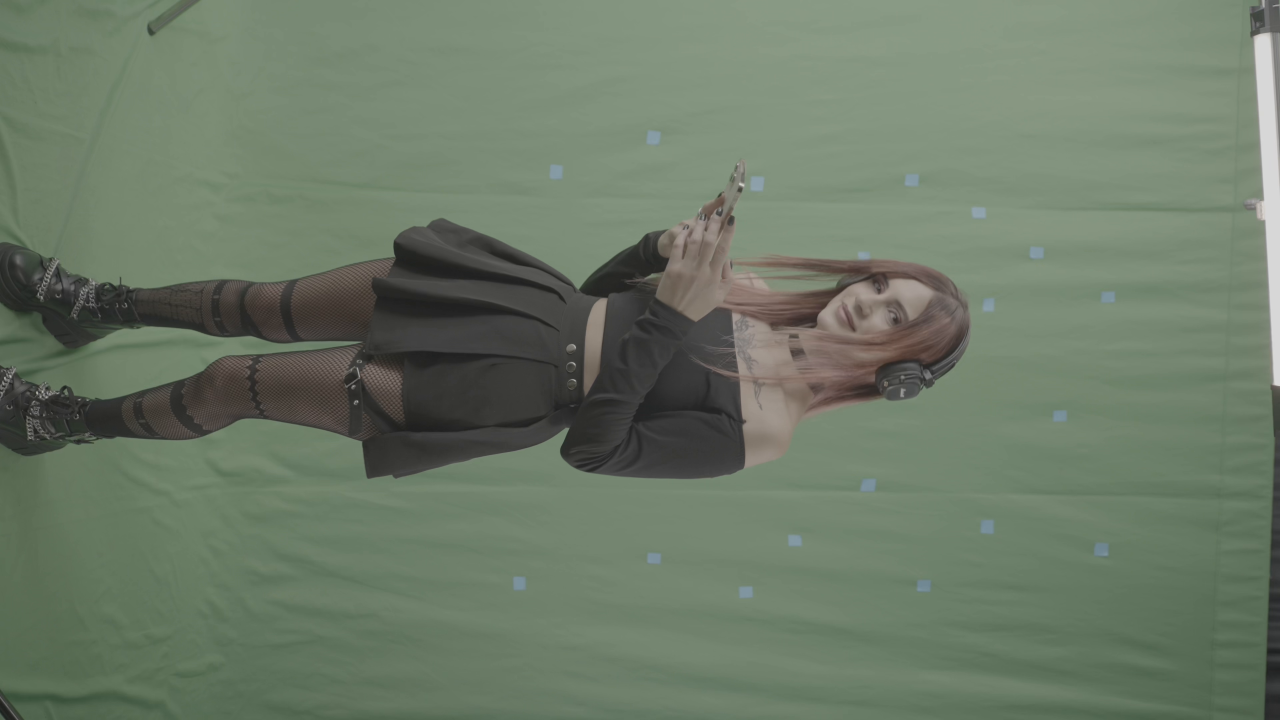
#> input picture frame 5 of rotated.mov, 3840 x 2160 px, given in place of last_version.mp4, which was not available (shown at 1/3 size)
$ python find_elements.py
#> lines starting #> are read from the running program, lines starting #| are printed output that depends on the picture; pictures that were not available may be replaced by others from this repository, and a replacement may not be noted
### iterators/video_iterator.py
import os
import cv2
from iterators.base_iterator import BaseIterator

class VideoIterator(BaseIterator):

    def __init__(self, path):
        self._file_path = path
        self._current_index = 0

        self.cap = cv2.VideoCapture(self._file_path)

        if not self.cap.isOpened():
            raise FileNotFoundError(f"Video file {self._file_path} not found or couldn't be opened.")

    def __iter__(self):
        return self

    def __next__(self):
        ret, frame = self.cap.read()
#> frame is the input picture: shape (2160, 3840, 3); mean B, G, R 103.2, 121.6, 107.9
        if not ret:
            self.cap.release()
            raise StopIteration
        return frame

### configs/elements_config.py
class ElementsConfig:
    """
        Attributes:
            skip_frames (int): Number of frames to skip before processing starts.
            zoom_speed (float): Speed at which the zoom effect is applied.
            max_zoom_factor (int): Maximum zoom factor for the zoom effect.
            contours_threshold (float): % of largest contour area, contours are sorted by size, 0.7 - 70% of largest area and above.
    """
    max_zoom_factor = 5

    def __init__(self, fps=25):
        self.skip_frames = 150 # 33-42
        self.zoom_duration = 0.5 # Zoom time in seconds
        self._fps = fps
        self.zoom_speed = self.max_zoom_factor / (self.zoom_duration * self._fps)
        self.darkening_speed = 0.1
        self.contours_threshold = 1
        self.radius_increase = 20 # The value of how much the radius will be larger than the element
        self.radius_border_color = (140, 255, 140)

        self._start_skipping = False

    @property
    def start_skipping(self):
        return self._start_skipping


    @start_skipping.setter
    def start_skipping(self, value):
        self._start_skipping = value


    @property
    def fps(self):
        return self._fps


    @fps.setter
    def fps(self, value):
        if value <= 0:
            raise ValueError("FPS must be greater than 0.")
        self._fps = value
        self._update_zoom_speed()


    def _update_zoom_speed(self):
        """Updates the zoom speed based on the current FPS and zoom duration."""
        self.zoom_speed = self.max_zoom_factor / (self.zoom_duration * self._fps)

### classes/template.py
from typing import Dict
import numpy as np

class Template:
    def __init__(self, template_path: str, resize: Dict[str, int], threshold: float = 0.8, background_hex_color: str = '',  background_color_hsv_range: Dict[str, np.ndarray] = None, form_factor: str = '', form_size: int = 10, radius_raising: bool = False, template_skip_frames: int = 0):
        self.template_path = template_path
        self.resize = resize
        self.threshold = threshold
        self.background_hex_color = background_hex_color
        self.background_color_hsv_range = background_color_hsv_range
        self.form_factor = form_factor
        self.form_size = form_size
        self.radius_raising = radius_raising
        self.template_skip_frames = template_skip_frames

        # Инициализация закрытых атрибутов состояния
        self._zoom_factor = 1.0
        self._darkness = 0.0
        self._zoom_direction = 1
        self._completed = False
        self.best_match = None
        self.best_val = 0
        self.first_initial = True

    @property
    def zoom_factor(self):
        return self._zoom_factor

    @zoom_factor.setter
    def zoom_factor(self, value):
        self._zoom_factor = value

    @property
    def darkness(self):
        return self._darkness

    @darkness.setter
    def darkness(self, value):
        self._darkness = value

    @property
    def zoom_direction(self):
        return self._zoom_direction

    @zoom_direction.setter
    def zoom_direction(self, value):
        self._zoom_direction = value

    @property
    def completed(self):
        return self._completed

    @completed.setter
    def completed(self, value):
        self._completed = value

### find_elements.py
import cv2
import base64
import numpy as np
from iterators.video_iterator import VideoIterator as VIter
from typing import List, Tuple, Dict, Any
from configs.elements_config import ElementsConfig
from classes.template import Template
from get_color_range import get_color
import math

best_match = 0
best_val = 0
config = ElementsConfig()

share_start_second, link_start_second = 0, 0

def get_video(input_video_path: str, output_video_path: str, templates_list: List[Dict[str, Any]], fps):
    config.fps = fps
    iterator = VIter(input_video_path)

    # Initialize templates as instances of Template class
    templates = get_templates(templates_list)
    # Get the width and height of the first frame for video settings
    first_frame = next(iterator)
    height, width, _ = first_frame.shape
#> height = 2160; width = 3840

    # Set up video recording (filename, codec, FPS, frame size)
    fourcc = cv2.VideoWriter_fourcc(*'mp4v')  # Codec for .mp4
    output_video = cv2.VideoWriter(output_video_path, fourcc, 20.0, (width, height))

    for count_frames, frame in enumerate(iterator):
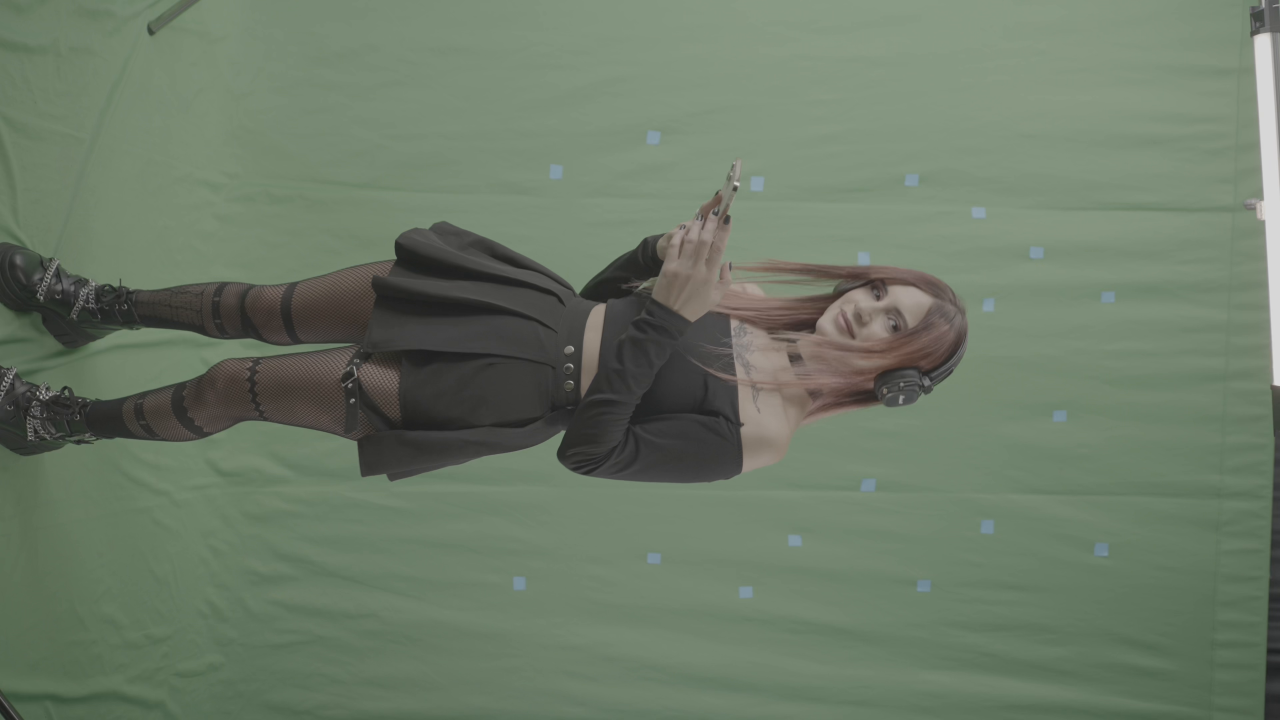
#> input picture frame 6 of rotated.mov, 3840 x 2160 px, given in place of last_version.mp4, which was not available (shown at 1/3 size)
#> in __next__, frame is the input picture: shape (2160, 3840, 3); mean B, G, R 103.2, 121.6, 108
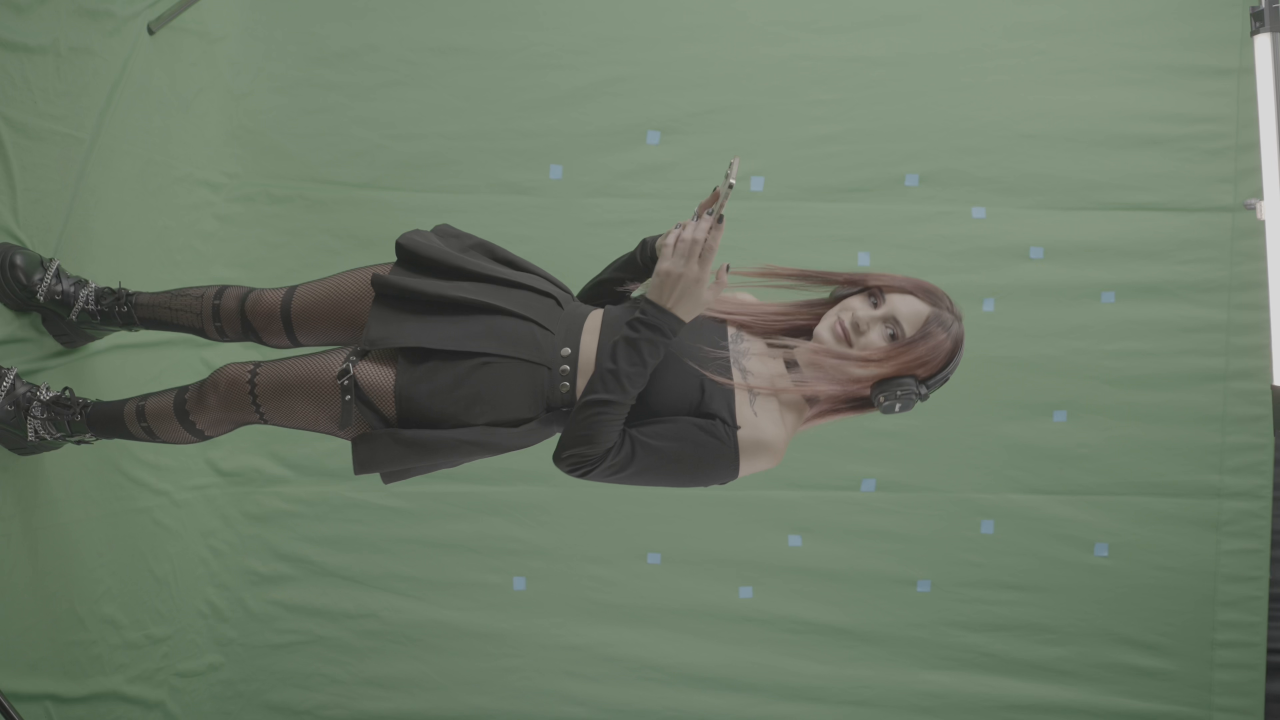
#> input picture frame 7 of rotated.mov, 3840 x 2160 px, given in place of last_version.mp4, which was not available (shown at 1/3 size)
#> in __next__, frame is the input picture: shape (2160, 3840, 3); mean B, G, R 103.3, 121.7, 108
        print('Frame: ', count_frames)

        # Process frame only if the number of frames skipped is less than the current count
        if config.skip_frames <= count_frames and not config.start_skipping:
            frame = elements_search(frame, templates, count_frames)

        output_video.write(frame)

    output_video.release()

    return share_start_second, link_start_second


# [7 lines left out: function get_frame_for_color, not called in this run]


def get_templates(templates_list: List[Dict[str, Any]]) -> List[Template]:
    """Creates a list of Template objects from given paths and settings."""
    templates = [Template(**item) for item in templates_list]
    return templates


# [139 lines left out: functions apply_zoom, update_zoom, apply_darkening, bgr_to_grayscale_value, update_darkness, process_template, not called in this run]


def frame_to_base64(frame):
    _, buffer = cv2.imencode('.jpg', frame)
    return base64.b64encode(buffer).decode('utf-8')


# [424 lines left out: functions elements_search, draw_circle, increase_brightness, find_best_match_near_previous, convert_result_to_frame, find_best_match_full and 9 more, not called in this run]

if __name__ == ('__main__'):
    # lower, upper, l2, u2 = hex_to_hsv_range('#2764FB')
    # display_hsv_highlight('test.png', lower, upper)

    # debug_image(image_path='test.png')

    data = [
        {'template_path': './src/share/big-share-white.png', 'resize': {'min': 80, 'max': 150}, 'threshold': 0.7},
        {'template_path': './src/link/tiktok_link.png', 'resize': {'min': 180, 'max': 350}, 'threshold': 0,
         'background_hex_color': '#2764FB', 'template_skip_frames': 47}
    ]
    get_video(f'results/headphones/last_version.mp4', f'results/headphones/test_back_header_second_elements.mp4', data, 25)

$ run again, starting later in the video
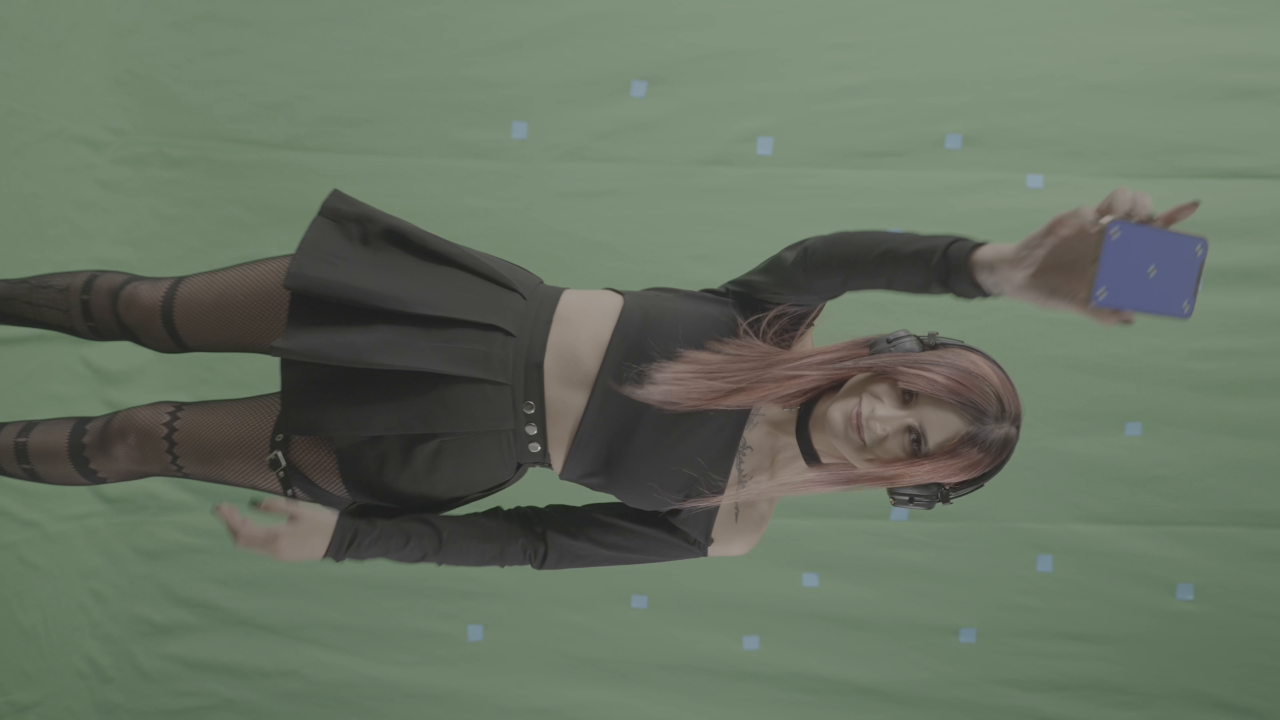
#> input picture frame 25 of rotated.mov, 3840 x 2160 px, given in place of last_version.mp4, which was not available (shown at 1/3 size)
#> in __next__, frame is the input picture: shape (2160, 3840, 3); mean B, G, R 97.4, 113.8, 102.4
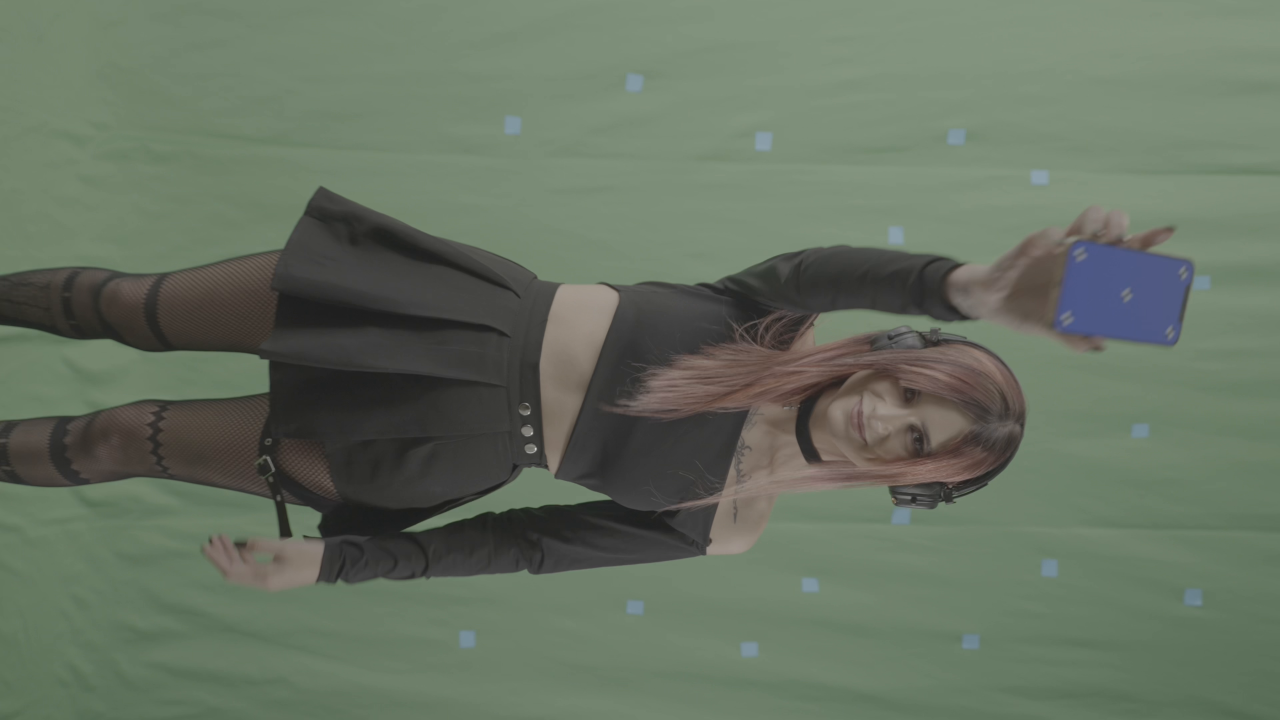
#> input picture frame 26 of rotated.mov, 3840 x 2160 px, given in place of last_version.mp4, which was not available (shown at 1/3 size)
#> in __next__, frame is the input picture: shape (2160, 3840, 3); mean B, G, R 97.3, 113.2, 101.9
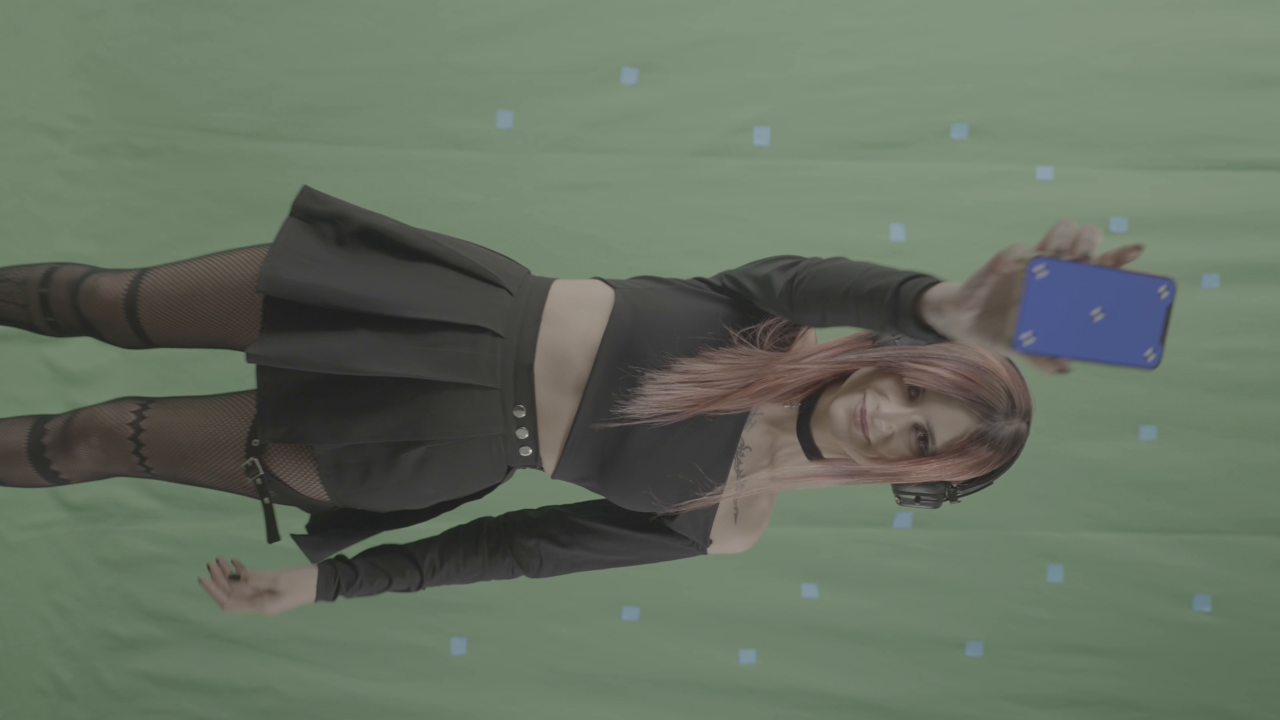
#> input picture frame 27 of rotated.mov, 3840 x 2160 px, given in place of last_version.mp4, which was not available (shown at 1/3 size)
#> in __next__, frame is the input picture: shape (2160, 3840, 3); mean B, G, R 97, 112.5, 101.3

$ run again, starting later in the video
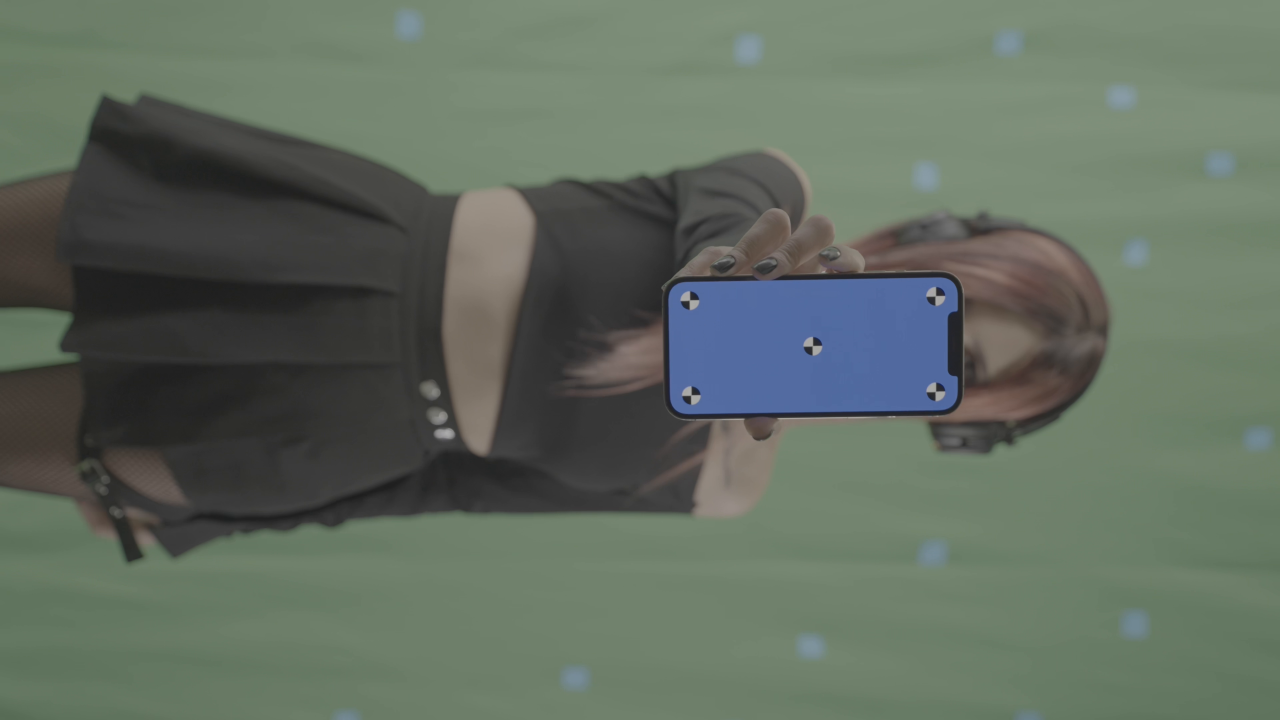
#> input picture frame 45 of rotated.mov, 3840 x 2160 px, given in place of last_version.mp4, which was not available (shown at 1/3 size)
#> in __next__, frame is the input picture: shape (2160, 3840, 3); mean B, G, R 95.9, 107.8, 97
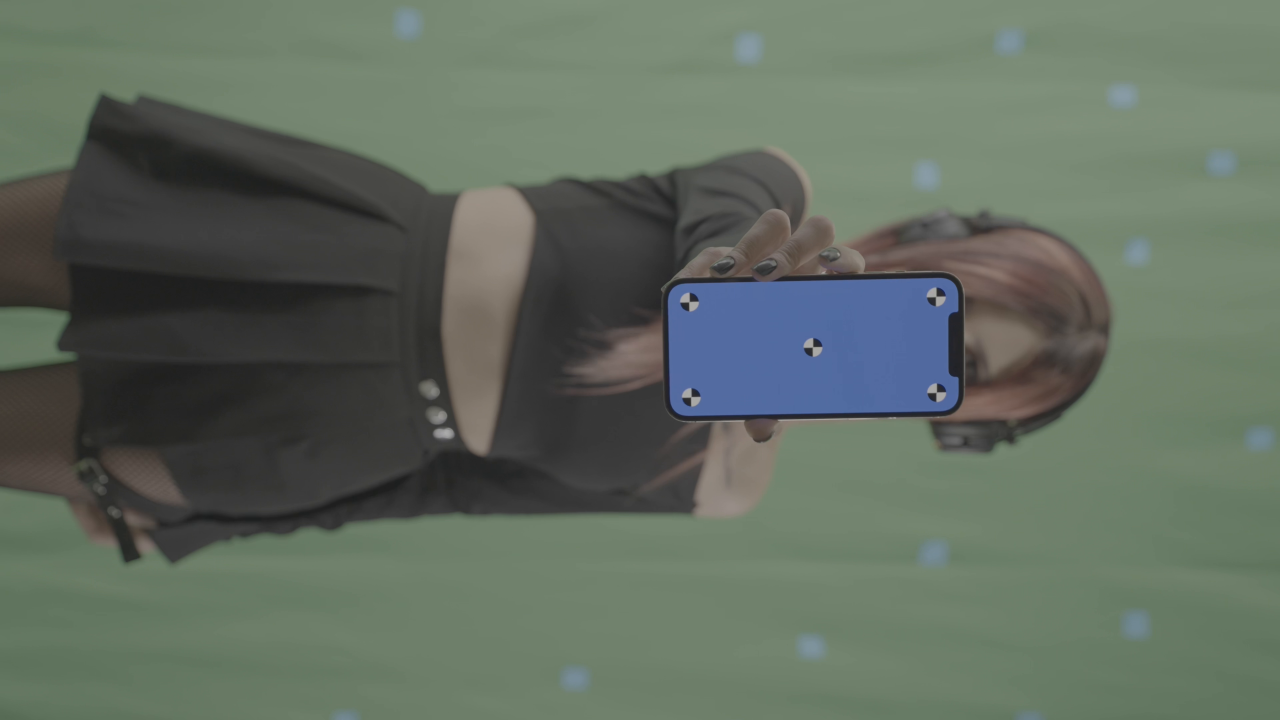
#> input picture frame 46 of rotated.mov, 3840 x 2160 px, given in place of last_version.mp4, which was not available (shown at 1/3 size)
#> in __next__, frame is the input picture: shape (2160, 3840, 3); mean B, G, R 95.6, 107.5, 96.7
